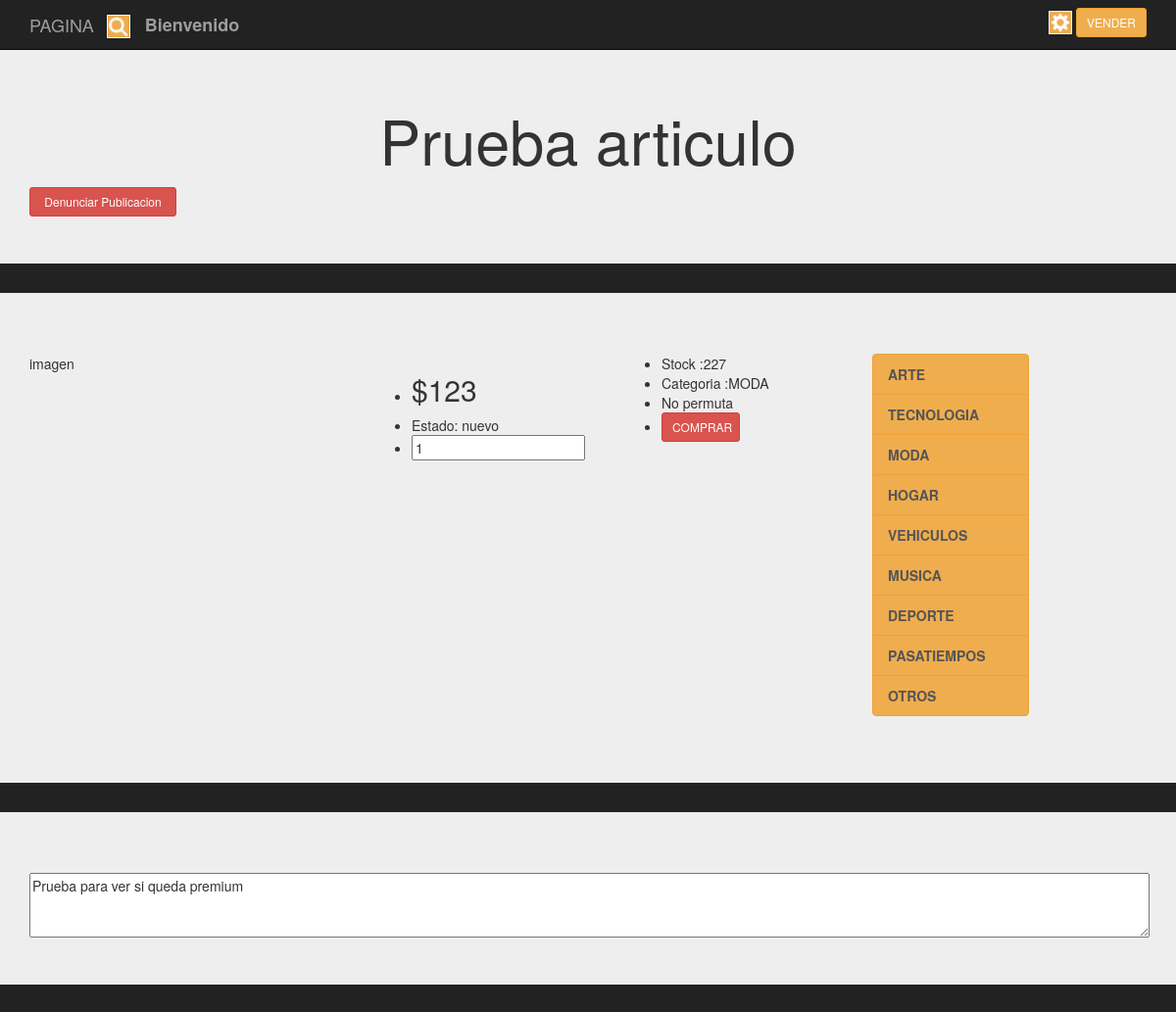
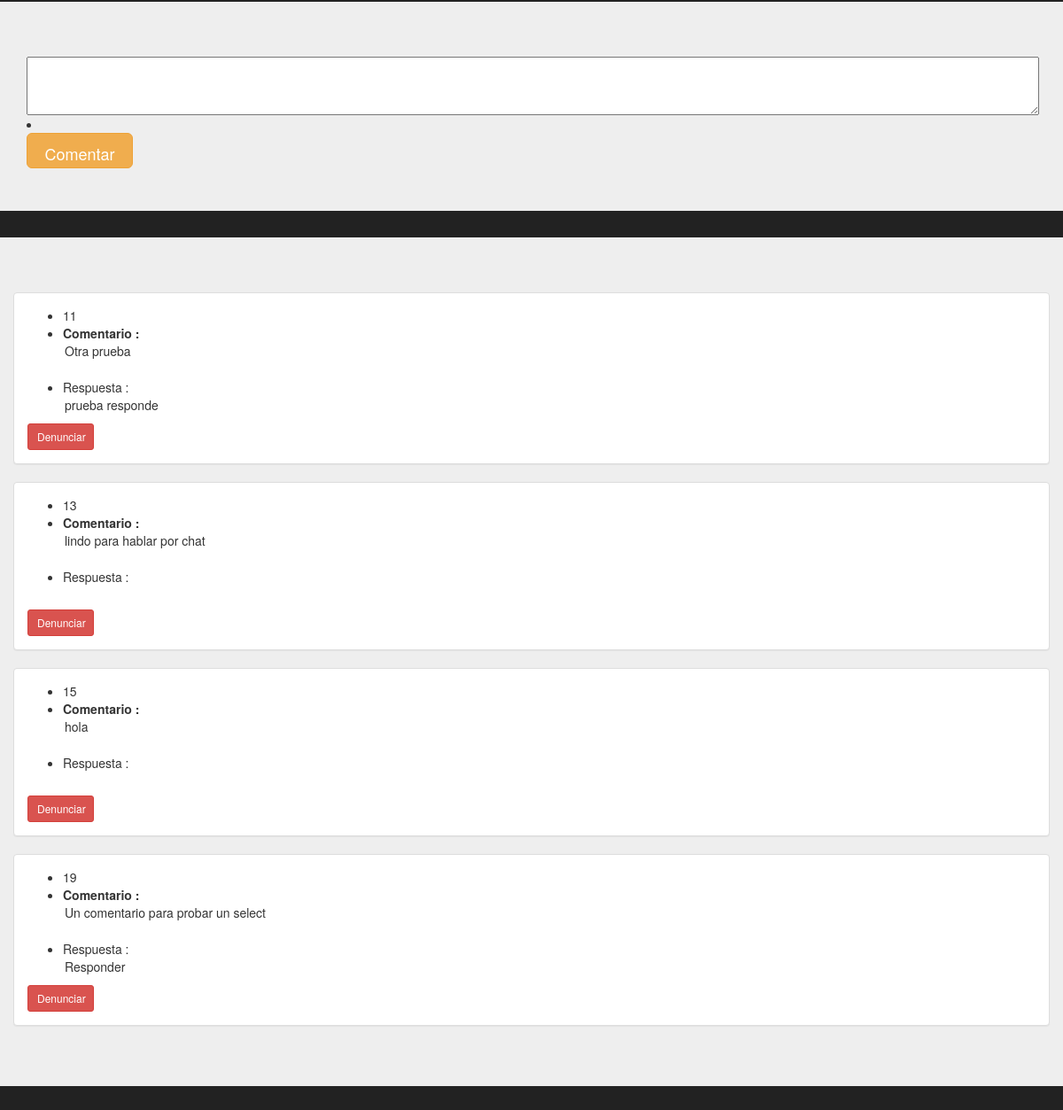
Screenshot of /Prueba/presentacion/Cargaarticulo.php?id_pub=14 with the database file from the repository (2 pictures, top to bottom).
### tables this page shows
CREATE TABLE `publicacion` (
  `id_pub` int(11) NOT NULL,
  `id_usup` int(11) NOT NULL,
  `nom_pub` varchar(40) DEFAULT NULL,
  `precio_pub` int(11) DEFAULT NULL,
  `stock_pub` int(11) DEFAULT NULL,
  `descripcion_pub` varchar(400) DEFAULT NULL,
  `img01_pub` varchar(20) DEFAULT NULL,
  `img02_pub` varchar(20) NOT NULL,
  `img03_pub` varchar(20) NOT NULL,
  `nuevo_pub` varchar(20) DEFAULT NULL,
  `fecha_pub` date DEFAULT NULL,
  `acepta_permuta_pub` varchar(20) DEFAULT NULL,
  `categoria_pub` varchar(20) DEFAULT NULL,
  `denuncia_pub` tinyint(1) DEFAULT NULL,
  `activa` varchar(20) NOT NULL
);

CREATE TABLE `comenta` (
  `id_comen` int(11) NOT NULL,
  `id_usucom` int(11) NOT NULL,
  `id_pubcom` int(11) NOT NULL,
  `comentario` varchar(200) DEFAULT NULL,
  `denunciado_com` tinyint(1) NOT NULL,
  `responde_com` varchar(400) NOT NULL,
  `respondido` int(11) NOT NULL
);

### Prueba/clases/Publicacion.class.php (called while the page is built, shortened)
<?php
require_once('../persistencia/PersistenciaPublicacion.class.php');
class Publicacion
{
    private $id_pub;
    function __construct($id='',$usu='',$nom='',$pre='',$sto='',$des='',$im1='',$im2='',$im3='',$nue=''
	,$fec='',$acp='',$cat='',$den='',$act='')
    {
        $this->id_pub= $id;
    }
    public function getIdPublicacion()
    {
      return $this->id_pub;
    }
	public function consultaUno($conex)
    {
      $pu=new PersistenciaPublicacion;
      $datos= $pu->consUno($this,$conex);
      return $datos;
    }
}
?>

### Prueba/persistencia/PersistenciaPublicacion.class.php (called while the page is built, shortened)
<?php
class PersistenciaPublicacion
{
    public function consUno($obj, $conex)
   {
        $id_pub= trim($obj->getIdPublicacion());
        $sql = "select * from publicacion where id_pub=:id_pub";
        $result = $conex->prepare($sql);
	    $result->execute(array(":id_pub" => $id_pub));
		$resultados=$result->fetchAll();
       return $resultados;
    }
 }
?>

### Prueba/clases/Usuario.class.php (called while the page is built, shortened)
<?php
require_once('../persistencia/PersistenciaUsuario.class.php');
class Usuario
{
    function __construct($id='',$repu='',$susp='',$rol='',$prem='',$id_per='')
    {
        $this->idusu= $id;
	}
    public function getIdusuario()
    {
      return $this->idusu;
    }
	public function consultaUno($conex)
    {
      $pu=new PersistenciaUsuario;
      $datos= $pu->consUno($this,$conex);
      return $datos;
    }
}
?>

### Prueba/persistencia/PersistenciaUsuario.class.php (called while the page is built, shortened)
<?php
class PersistenciaUsuario
{
    public function consUno($obj, $conex)
   {
        $id_usu= trim($obj->getIdusuario());
        $sql = "select * from usuario where id_usu=:id_usu";
        $result = $conex->prepare($sql);
	    $result->execute(array(":id_usu" => $id_usu));
		$resultados=$result->fetchAll();
       return $resultados;
    }
 }
?>

### Prueba/clases/Comenta.class.php (called while the page is built, shortened)
<?php
require_once('../persistencia/PersistenciaComenta.class.php');
class Comenta
{
	private $id_pubcom;
    function __construct($idc='',$idu='',$idp='',$com='',$den='',$resp='',$respondido='')
    {
		$this->id_pubcom= $idp;
	}
	public function getIdpubcom()
    {
      return $this->id_pubcom;
    }
    public function consultaTodosPub($conex)
    {
      $pu=new PersistenciaComenta;
      $datos= $pu->consTodosPub($this,$conex);
      return $datos;
    }
}
?>

### Prueba/persistencia/PersistenciaComenta.class.php (called while the page is built, shortened)
<?php
class PersistenciaComenta
{
   public function consTodosPub($obj, $conex)
   {
		$id_pub= trim($obj->getIdpubcom());
        $sql = "select * from comenta where id_pubcom=:id_pub";
        $result = $conex->prepare($sql);
		$result->execute(array(":id_pub" => $id_pub));
		$resultados=$result->fetchAll();
       return $resultados;
    }
 }
?>

### Prueba/Presentacion/Cargaarticulo.php (the view, shortened to what this page needs)
<?php
require_once('../clases/Publicacion.class.php');
require_once('../clases/Usuario.class.php');
require_once('../clases/Comenta.class.php');
$id_pub= strip_tags(trim($_GET['id_pub']));
?>
<!doctype html>
<html lang="en">
<head>
<link rel="stylesheet" href="https://maxcdn.bootstrapcdn.com/bootstrap/3.3.7/css/bootstrap.min.css">
<link rel="stylesheet" href="../css/estilos.css">
	</head>
<body>
		<div class="container">
			<nav class="navbar navbar-inverse navbar-fixed-top">
				  <div class="container">
					<div class="navbar-header">
					  <a class="navbar-brand" href="cargamenu.php">PAGINA</a>
					  <div class="navbar-brand">
							<form class="forma-busqueda cf" action="cargabusqueda.php" method="post">
								<input name="keywords" id="search_box" type="text" placeholder="" >
							</form>
					  </div>
					</div>
					<div id="navbar" class="navbar-collapse collapse">
					<div class="navbar-brand"><label>Bienvenido <?php echo $_SESSION["LOGIN"];?></label></div>
					  <form class="navbar-form navbar-right">
							<div class="dropdown">
								<a href="#" class="dropdown-toggle" data-toggle="dropdown" data-hover="dropdown">
								<img src="../images/engine-icon.png" alt="">
								</a>
								<a href="venta.php" class="btn btn-warning btn-sm">VENDER</a>
							</div>
					  </form>
					</div>
				  </div>
			</nav>
		</div>
									<?php
										$conex = conectar();
										$d = new Publicacion($id_pub);
										$datos_d=$d->consultaUno($conex);
										$cuenta=count($datos_d);
									?>
									<?php
									for ($i=0;$i<$cuenta;$i++)
									{
									?>
									<?php $id_pub = $datos_d[$i][0]?>
									<?php $id_usup = $datos_d[$i][1]?>
									<?php $nom_pub = $datos_d[$i][2]?>
									<?php $precio = $datos_d[$i][3]?>
									<?php $stock = $datos_d[$i][4]?>
									<?php $descripcion = $datos_d[$i][5]?>
									<?php $estado = $datos_d[$i][9]?>
									<?php $permuta = $datos_d[$i][11]?>
									<?php $categoria = $datos_d[$i][12]?>
									<?php $activo = $datos_d[$i][14]?>
									<?php
											$conex = conectar();
											$u = new Usuario($id_usup);
											$datos_u=$u->consultaUno($conex);
											$cuentau=count($datos_u);
										?>
											<?php
											for ($i=0;$i<$cuentau;$i++)
											{
											?>
									<?php
												$id_comenpub = $datos_d[$i][0];
												$conex = conectar();
												$c = new Comenta('','',$id_comenpub);
												$datos_c=$c->consultaTodosPub($conex);
												$cuentac=count($datos_c);
											?>
											<table>
												<?php
												for ($i=0;$i<$cuentac;$i++)
												{
												?>
										<?php $id_com = $datos_c[$i][0]?>
										<?php $id_usucomenta = $datos_c[$i][1]?>
										<?php $id_pub_comentada = $datos_c[$i][2]?>
										<?php $comentario = $datos_c[$i][3]?>
										<?php $com_denunciado = $datos_c[$i][4]?>
										<?php $respuesta = $datos_c[$i][5]?>
										<?php $respondido = $datos_c[$i][6]?>
								<?php
								}
								?>
		<div class="jumbotron">
			<div class="container text-center">
			<h1 class="text-danger"><?php echo $nom_pub ?></h1>
			<form action="../logica/procesadenunciapublicacion.php" method="POST">
			<button name="id_pub" class="btn btn-sm btn-danger btn-block" type="submit" style='width:150px; height:30px' value="<?php echo $id_pub;?>">Denunciar Publicacion</button>
			</form>
			</div>
		</div>
		<div class="jumbotron">
				<div class="container">
					<form action="../Logica/procesacompra.php" method="POST">
						<div class="row col-md-4">
						imagen
						</div>
						<div class="row col-md-3">
							<ul>
								<li><h2>$<?php echo $precio ?></h2></li>
								<li>Estado: <?php echo $estado ?></li>
								<li><input type="number" min="1" class="" name="cantidad" value="1"></li>
							</ul>
						</div>
						<div class="row col-md-3">
							<ul>
								<li>Stock :<?php echo $stock ?></li>
								<li>Categoria :<?php echo $categoria ?></li>
								<li><?php if ($permuta == "permuta"){ ?>
																<?php
								if (!($_SESSION["ID"]==$id_usup)&&($stock >"0")&&$activo =="si") {?>
								<li><button class="btn btn-sm btn-warning btn-block" type="submit" style='width:80px; height:30px'>PERMUTA</button></li>
								<?php } ?>
								<?php
								if ($_SESSION["ID"]==$id_usup){?>
								No puedes Permutar tu misma publicacion
								<?php } ?>
								<?php }
								if ($permuta == "nopermuta") {?>
								No permuta
								<?php }?></li>
								<?php
								if (!($_SESSION["ID"]==$id_usup)&&($stock >"0")&&$activo =="si") {?>
								<li><button class="btn btn-sm btn-DANGER btn-block" type="submit" style='width:80px; height:30px'>COMPRAR</button></li>
								<?php } ?>
							</ul>
						</div>
					</form>
					<div>
						<div class="row col-xs-6 col-sm-3 col-md-2 sidebar-offcanvas aling-left" id="sidebar">
						  <div class="list-group"><b>
						 	<a href="cargamenucategoria.php?categoria=ARTE" class="list-group-item">ARTE</a>
							<a href="cargamenucategoria.php?categoria=TECNOLOGIA" class="list-group-item">TECNOLOGIA</a>
							<a href="cargamenucategoria.php?categoria=MODA" class="list-group-item">MODA</a>
							<a href="cargamenucategoria.php?categoria=HOGAR" class="list-group-item">HOGAR</a>
							<a href="cargamenucategoria.php?categoria=VEHICULOS" class="list-group-item">VEHICULOS</a>
							<a href="cargamenucategoria.php?categoria=MUSICA" class="list-group-item">MUSICA</a>
							<a href="cargamenucategoria.php?categoria=DEPORTE" class="list-group-item">DEPORTE</a>
							<a href="cargamenucategoria.php?categoria=PASATIEMPOS" class="list-group-item">PASATIEMPOS</a>
							<a href="cargamenucategoria.php?categoria=OTROS" class="list-group-item">OTROS</a>
							</b>
						  </div>
						</div>
					</div>
				</div>
		</div>
			<div class="jumbotron">
				<div class="container">
					<form action="">
						<textarea name="descrip" id="" cols="150" rows="3"><?php echo $descripcion ?></textarea>
					</form>
				</div>
			</div>
		<div class="jumbotron">
			<div class="container">
				<form action="../Logica/procesacomentario.php" method="POST">
					<textarea name="comenta" id="" cols="150" rows="3"></textarea>
								<?php
								if (!($_SESSION["ID"]==$id_usup)&&$activo =="si"){?>
								<li><button class="btn btn-lg btn-warning btn-block" type="submit" style='width:120px; height:40px'>Comentar</button></li>
								<?php } ?>
				</form>
			</div>
		</div>
		<div class="jumbotron">
			<div class="container">
				<form action="../Logica/procesadenunciacomentario.php" method="POST">
					<div class="row" >
					<?php
					for ($i=0;$i<$cuentac;$i++)
					{
					?>
						<div class="panel panel-default">
							<div class="panel-body">
								<ul>
									<li name="id_comentario"><?php echo $datos_c[$i][0]?></li>
										<li><strong>Comentario : </strong><br><option value="<?php echo $datos_c[$i][0]?>"  ><?php echo $datos_c[$i][3]?></option></li><br>
										<li>Respuesta : <br><option value="<?php echo $datos_c[$i][0]?>"  ><?php echo $datos_c[$i][5]?></option></li>
									</ul>
									<button name="id_comentario" class="btn btn-sm btn-danger btn-block" type="submit" style='width:75px; height:30px' value="<?php echo $datos_c[$i][0]?>">Denunciar</button>
								</div>
							</div>
					<?php
					}
					?>
							</div>
					</form>
			</div>
		</div>
</body>
</html>
								<?php
								}
								}
								?>

### Prueba/Css/estilos.css (style rules this page uses)
body { padding-top: 40px; padding-bottom: 40px; background-color: #222; }
.list-group-item { color: #fff; background-color: #f0ad4e; border-color: #eea236 }
.forma-busqueda { margin-left: -2px; }
.forma-busqueda input { color: transparent; width: 24px; height: 24px; float: left; border: 0; background: #007ABE url(../images/search-icon.png) no-repeat center; -webkit-transition:all 0.5s linear; -o-transition:all 0.5s linear; -moz-transition:all 0.5s linear; -ms-transition:all 0.5s linear; transition:all 0.5s linear; }

### rows the page displays
publicacion: nom_pub "Prueba articulo", $id_pub 14 (drawn), precio_pub "123", nuevo_pub "nuevo", stock_pub "227", categoria_pub "MODA", acepta_permuta_pub "No permuta", activa "COMPRAR", descrip "Prueba para ver si queda premium"
comenta: id_comen "11"
comenta: id_comen "13"
comenta: id_comen "15"
comenta: id_comen "19"
